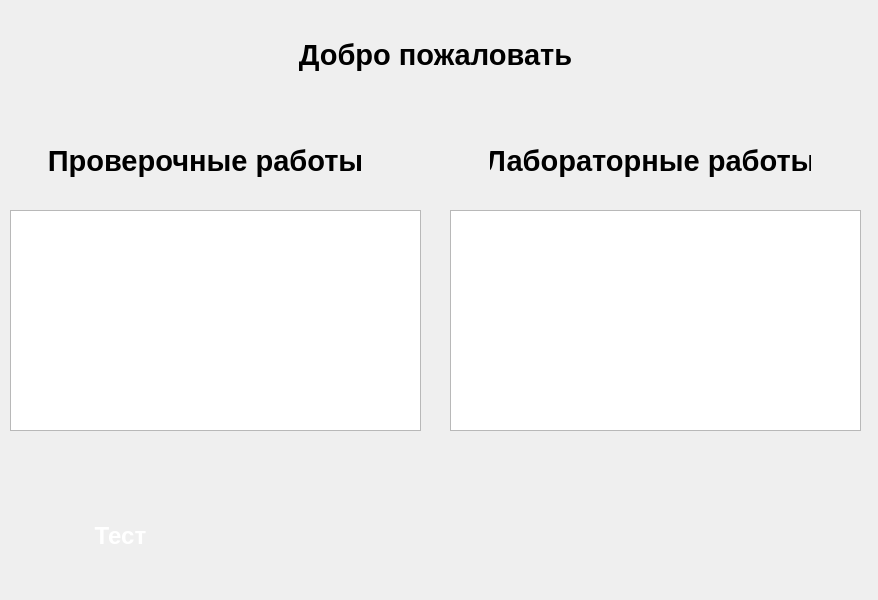
<?xml version="1.0" encoding="UTF-8"?>
<ui version="4.0">
 <class>MainWindowStudent</class>
 <widget class="QDialog" name="MainWindowStudent">
  <property name="geometry">
   <rect>
    <x>0</x>
    <y>0</y>
    <width>878</width>
    <height>600</height>
   </rect>
  </property>
  <property name="windowTitle">
   <string>Dialog</string>
  </property>
  <property name="styleSheet">
   <string notr="true"/>
  </property>
  <widget class="QPushButton" name="StartTest">
   <property name="geometry">
    <rect>
     <x>20</x>
     <y>510</y>
     <width>201</width>
     <height>51</height>
    </rect>
   </property>
   <property name="font">
    <font>
     <family>Segoe UI</family>
     <pointsize>18</pointsize>
     <bold>true</bold>
    </font>
   </property>
   <property name="cursor">
    <cursorShape>PointingHandCursor</cursorShape>
   </property>
   <property name="focusPolicy">
    <enum>Qt::FocusPolicy::NoFocus</enum>
   </property>
   <property name="contextMenuPolicy">
    <enum>Qt::ContextMenuPolicy::NoContextMenu</enum>
   </property>
   <property name="styleSheet">
    <string notr="true">QPushButton {
    /* Исходный градиент: от тёмно-фиолетового (#4B0082) к пурпурному (#8B008B) */
    background: qlineargradient(x1:0, y1:0, x2:1, y2:1,
        stop:0 #4B0082, stop:1 #8B008B);
    color: white;
    border-radius: 20px;
    border: none;
    padding: 10px;
}

QPushButton:hover {
    /* Новый градиент: добавляем ярко-розовый (#FF00FF) */
    background: qlineargradient(x1:0, y1:0, x2:1, y2:1,
        stop:0 #FF00FF, stop:1 #8B008B);
}

QPushButton:pressed {
    /* При нажатии — более тёмный розовый (#CC00CC) */
    background: qlineargradient(x1:0, y1:0, x2:1, y2:1,
        stop:0 #CC00CC, stop:1 #6A006A);
}</string>
   </property>
   <property name="text">
    <string>Тест</string>
   </property>
  </widget>
  <widget class="QTableWidget" name="testsTable">
   <property name="geometry">
    <rect>
     <x>10</x>
     <y>210</y>
     <width>411</width>
     <height>221</height>
    </rect>
   </property>
   <property name="font">
    <font>
     <family>Segoe UI</family>
     <pointsize>12</pointsize>
     <bold>true</bold>
    </font>
   </property>
  </widget>
  <widget class="QTableWidget" name="labsTable">
   <property name="geometry">
    <rect>
     <x>450</x>
     <y>210</y>
     <width>411</width>
     <height>221</height>
    </rect>
   </property>
   <property name="font">
    <font>
     <family>Segoe UI</family>
     <pointsize>12</pointsize>
     <bold>true</bold>
    </font>
   </property>
  </widget>
  <widget class="QLabel" name="label">
   <property name="geometry">
    <rect>
     <x>40</x>
     <y>140</y>
     <width>331</width>
     <height>41</height>
    </rect>
   </property>
   <property name="font">
    <font>
     <family>Segoe UI</family>
     <pointsize>22</pointsize>
     <bold>true</bold>
    </font>
   </property>
   <property name="text">
    <string>Проверочные работы</string>
   </property>
   <property name="alignment">
    <set>Qt::AlignmentFlag::AlignCenter</set>
   </property>
  </widget>
  <widget class="QLabel" name="label_2">
   <property name="geometry">
    <rect>
     <x>490</x>
     <y>140</y>
     <width>321</width>
     <height>41</height>
    </rect>
   </property>
   <property name="font">
    <font>
     <family>Segoe UI</family>
     <pointsize>22</pointsize>
     <bold>true</bold>
    </font>
   </property>
   <property name="text">
    <string>Лабораторные работы</string>
   </property>
   <property name="alignment">
    <set>Qt::AlignmentFlag::AlignCenter</set>
   </property>
  </widget>
  <widget class="QLabel" name="welcomeLabel">
   <property name="geometry">
    <rect>
     <x>30</x>
     <y>29</y>
     <width>811</width>
     <height>51</height>
    </rect>
   </property>
   <property name="maximumSize">
    <size>
     <width>811</width>
     <height>51</height>
    </size>
   </property>
   <property name="font">
    <font>
     <pointsize>22</pointsize>
     <bold>true</bold>
    </font>
   </property>
   <property name="text">
    <string>Добро пожаловать</string>
   </property>
   <property name="alignment">
    <set>Qt::AlignmentFlag::AlignCenter</set>
   </property>
  </widget>
 </widget>
 <resources/>
 <connections/>
</ui>
